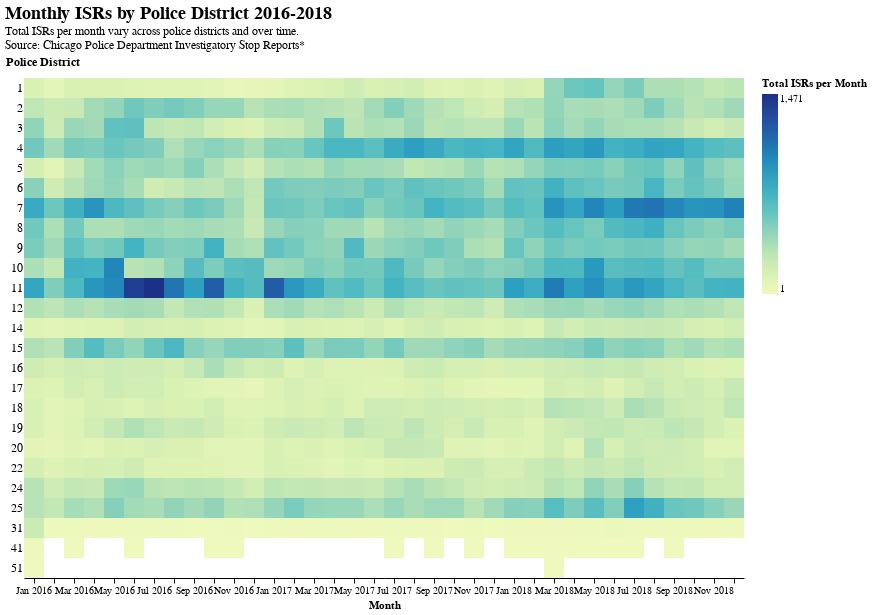

Notebook source saved alongside this figure:
### Markdown cell above
After observing how stops have fluctuated over time, I want to examine whether these trends demonstrate any differences by police district. Below, it is apparent that District 7 likely made up the lion's share of the spike in ISRs in mid-2016. The subsequent spike in stops in mid-2018 occurred in multiple police districts but appears particularly strong in districts 11 and 7.

### Code cell
by_district = group_month(isrs, 'isr_count', column=['DISTRICT'])
by_district['DISTRICT'] = by_district['DISTRICT'].astype(int).astype(str)

alt.Chart(by_district).mark_rect().encode(
    alt.X('yearmonth(month_year):O', title='Month'),
    alt.Y('DISTRICT', title=['Police District'], axis=alt.Axis(grid=False),
          sort=['1', '2', '3', '4', '5', '6', '7', '8', '9', '10', '11', '12',
                '13', '14', '15', '16', '17', '18', '19', '20', '21', '22',
                '23', '24', '25', '31', '41', '51']),
    alt.Color('isr_count', title=['Total ISRs per Month'])
).properties(
title={
  "text": ["Monthly ISRs by Police District 2016-2018"], 
  "subtitle": ["Total ISRs per month vary across police districts and over time.",
               "Source: Chicago Police Department Investigatory Stop Reports*"]
}
)

### Figure 1 — Vega-Lite specification as saved in the notebook (floating-point values rounded to 4 significant figures; data arrays with more than 128 entries replaced by an {"elided": "..."} marker saying what was removed)
{"config": {"title": {"fontSize": 18, "font": "Helvetica", "anchor": "start", "fontColor": "#000000"}, "axisX": {"domain": true, "domainColor": "#000000", "grid": false, "labelFont": "Helvetica", "tickColor": "#000000", "tickSize": 5, "titleFont": "Helvetica", "title": "X Axis Title (units)", "stroke": "transparent"}, "axisY": {"domain": false, "grid": true, "gridColor": "#DEDDDD", "gridWidth": 1, "labelFont": "Helvetica", "labelFontSize": 12, "labelAngle": 0, "ticks": false, "titleFont": "Helvetica", "titleFontSize": 12, "titlePadding": 10, "title": "Y Axis Title (units)", "titleAngle": 0, "titleY": -10, "titleX": 18}, "range": {"category": ["#7F3C8D", "#11A579", "#3969AC", "#F2B701", "#E73F74", "#80BA5A", "#E68310", "#008695", "#CF1C90", "#f97b72", "#4b4b8f", "#A5AA99"], "diverging": ["#ebf0f1", "#ffffff", "#c3d2d4", "#96b0b4", "#76999d", "#678e93", "#588489", "#4a7a7f", "#3a6f76", "#29656c"]}, "view": {"stroke": "transparent"}}, "data": {"name": "data-8f8bb9baad32e280f6af034ec7108959"}, "mark": "rect", "encoding": {"color": {"type": "quantitative", "field": "isr_count", "title": ["Total ISRs per Month"]}, "x": {"type": "ordinal", "field": "month_year", "timeUnit": "yearmonth", "title": "Month"}, "y": {"type": "nominal", "axis": {"grid": false}, "field": "DISTRICT", "sort": ["1", "2", "3", "4", "5", "6", "7", "8", "9", "10", "11", "12", "13", "14", "15", "16", "17", "18", "19", "20", "21", "22", "23", "24", "25", "31", "41", "51"], "title": ["Police District"]}}, "title": {"text": ["Monthly ISRs by Police District 2016-2018"], "subtitle": ["Total ISRs per month vary across police districts and over time.", "Source: Chicago Police Department Investigatory Stop Reports*"]}, "$schema": "https://vega.github.io/schema/vega-lite/v4.0.2.json", "datasets": {"data-8f8bb9baad32e280f6af034ec7108959": {"elided": "846 records"}}}
